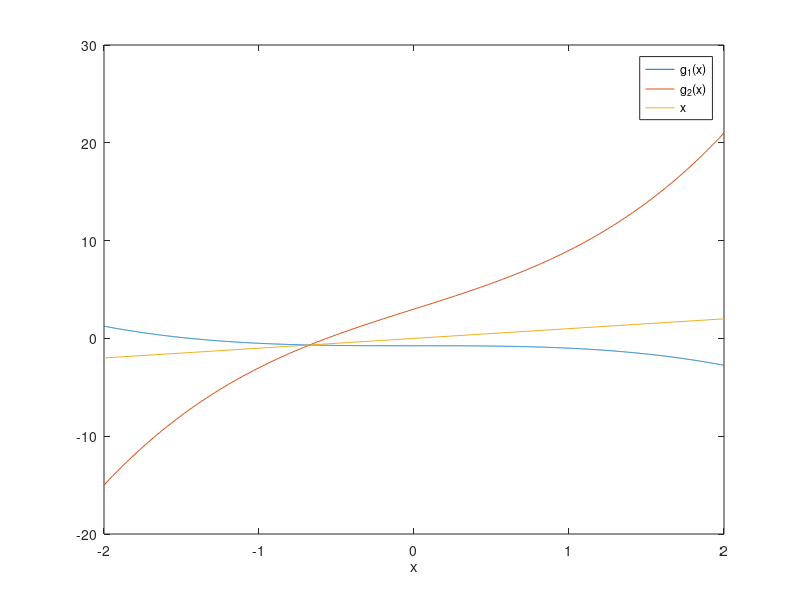

Write the MATLAB code that produced this figure.
g1 = @(x) (-x.^3-3)/4;    % Anonym funktion för g(x), alternativ 1
g2 = @(x) x.^3 + 5*x + 3; % Anonym funktion för g(x), alternativ 2

% Obs: Funktionerna g1 och g2 har samma fixpunkt, nämligen
% x≈-0.6735931, som denna figur visar:
plotinterval = [-2, 2];
clf, fplot(g1, plotinterval), hold on
fplot(g2, plotinterval)
fplot(@(x)x, plotinterval)
xlabel('x'), legend('g_1(x)', 'g_2(x)', 'x', 'Location', 'best')

% Testa fixpunktsmetoden för g1 och g2. För g1 så konvergerar
% metoden, men inte för g2.
g = g1;
%g = g2;

x = 1;               % Startgissning
tol = 1e-1000;         % Tolerans

diffx = 1; iter = 0; maxiter = 3;
format compact, format longg

while diffx > tol && iter < maxiter
    iter = iter + 1;     % Antal iterationer - n
    xnew = g(x);         % Uppdatering med fixpunkt
    diffx = abs(xnew-x); % |x(n+1)-x(n)|
    x = xnew;
    disp([iter xnew diffx])
end
if iter == maxiter
    disp('Varning! Maximalt antal iterationer nått')
end
